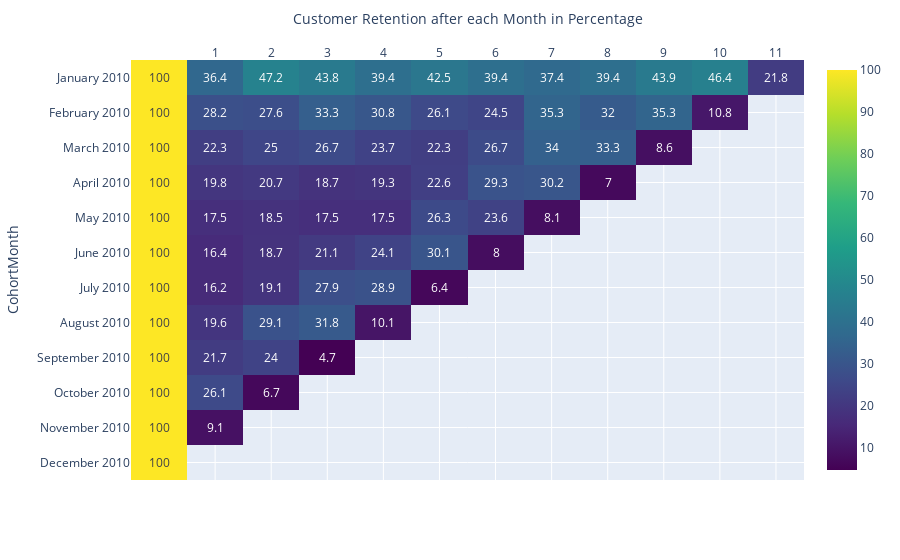

The notebook cell this image was saved under:
### Code cell
fig = px.imshow(new_cohort_table, text_auto=True, aspect="auto",color_continuous_scale = "Viridis",
               labels=dict(x="Customer Retention after each Month in Percentage"),
                x=['','1', '2', '3', '4', '5','6','7','8','9','10','11'])
fig.update_xaxes(side="top")
fig.show()

### Figure 1 — Plotly figure (JSON) as saved in the notebook; plotly's stock layout.template omitted (floating-point values rounded to 4 significant figures; data arrays with more than 128 entries replaced by an {"elided": "..."} marker saying what was removed)
{"data": [{"coloraxis": "coloraxis", "hovertemplate": "Customer Retention after each Month in Percentage: %{x}<br>CohortMonth: %{y}<br>color: %{z}<extra></extra>", "name": "0", "texttemplate": "%{z}", "type": "heatmap", "x": ["", "1", "2", "3", "4", "5", "6", "7", "8", "9", "10", "11"], "xaxis": "x", "y": ["January 2010", "February 2010", "March 2010", "April 2010", "May 2010", "June 2010", "July 2010", "August 2010", "September 2010", "October 2010", "November 2010", "December 2010"], "yaxis": "y", "z": {"elided": "12x12 float values"}}], "layout": {"coloraxis": {"colorscale": [[0, "#440154"], [0.1111, "#482878"], [0.2222, "#3e4989"], [0.3333, "#31688e"], [0.4444, "#26828e"], [0.5556, "#1f9e89"], [0.6667, "#35b779"], [0.7778, "#6ece58"], [0.8889, "#b5de2b"], [1, "#fde725"]]}, "margin": {"t": 60}, "xaxis": {"anchor": "y", "domain": [0, 1], "side": "top", "title": {"text": "Customer Retention after each Month in Percentage"}}, "yaxis": {"anchor": "x", "autorange": "reversed", "domain": [0, 1], "title": {"text": "CohortMonth"}}}}
